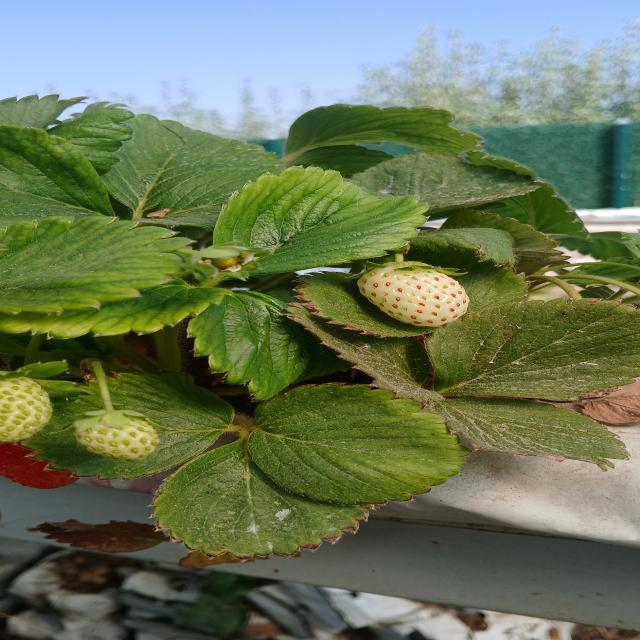
#> input picture samples/archive/detection/images/archive_image_001.jpg, 640 x 640 px; its folder holds only this picture in this run
$ python make_demo_clip.py
#> lines starting #> are read from the running program, lines starting #| are printed output that depends on the picture
### demo/paths.py
"""仓库内的路径解析。

同一个项目在不同布局下都能跑：
- GitHub 仓库（推荐）：  `<repo>/strawberry_cv/`、`<repo>/models/`、`<repo>/samples/`
- 本地工作区：          `<repo>/handoff_2026-11-22/strawberry_cv/`、`<repo>/handoff_2026-11-22/work_merged/...`
"""

from __future__ import annotations

import sys
from pathlib import Path

REPO_ROOT = Path(__file__).resolve().parents[1]

# ---------------------------------------------------------------- strawberry_cv 包


def find_package_dir() -> Path:
    """返回包含 `strawberry_cv` 包的那一层目录（也就是项目根）。"""
    candidates = [
        REPO_ROOT,
        REPO_ROOT / "handoff_2026-11-22",
    ]
    for cand in candidates:
        if (cand / "strawberry_cv" / "__init__.py").exists():
            return cand
    return REPO_ROOT


PACKAGE_DIR = find_package_dir()


# [57 lines left out: functions ensure_importable, _first_existing, find_weights, find_dataset_dir, not called in this run]


def images_dir(name: str) -> Path | None:
    base = find_dataset_dir(name)
    return base / "detection" / "images" if base else None


def labels_dir(name: str) -> Path | None:
    base = find_dataset_dir(name)
    return base / "detection" / "labels" if base else None

### strawberry_cv/utils/image_io.py
"""中文路径安全的图片读写。"""

from __future__ import annotations

from pathlib import Path

import cv2
import numpy as np


def imread(path: str | Path, flags: int = cv2.IMREAD_COLOR) -> np.ndarray | None:
    """cv2.imread 在 Windows 中文路径下可能返回 None，这里走 imdecode。"""
#> called with flags = 1
    data = np.fromfile(str(path), dtype=np.uint8)
    if data.size == 0:
        return None
    return cv2.imdecode(data, flags)
#> returned value is the input picture: shape (640, 640, 3); mean B, G, R 89.1, 118.8, 105.6


# [17 lines left out: functions imwrite, image_size, not called in this run]


def to_rgb(image: np.ndarray) -> np.ndarray:
    return cv2.cvtColor(image, cv2.COLOR_BGR2RGB)


# [4 lines left out: function to_gray, not called in this run]

### demo/demo_core.py
"""草莓成熟度检测 Demo —— 核心模块。

两阶段推理：
  1) YOLO 检测器找出画面里每一颗草莓
  2) ResNet18 对每颗草莓的 ROI 裁剪做成熟度三分类（ripe / half / unripe）

本模块只负责"模型 + 推理 + 渲染"，命令行交互在 strawberry_demo.py。
"""

from __future__ import annotations

import csv
import json
import os
import sys
import time
from collections import Counter
from dataclasses import dataclass, field
from pathlib import Path

import numpy as np

# 让 demo 目录可以直接运行：把算法包根目录加入 sys.path
try:
    from paths import PACKAGE_DIR as _PKG_ROOT  # noqa: E402
except ImportError:  # pragma: no cover - 直接以脚本方式运行时
    _PKG_ROOT = Path(__file__).resolve().parents[1] / "handoff_2026-11-22"
if str(_PKG_ROOT) not in sys.path:
    sys.path.insert(0, str(_PKG_ROOT))

from strawberry_cv.constants import CLASS_NAMES  # noqa: E402
from strawberry_cv.data.roi import crop_roi  # noqa: E402
from strawberry_cv.utils.image_io import imread, imwrite  # noqa: E402

# ---------------------------------------------------------------- 配色与文案

# BGR。ripe 用红、half 用橙、unripe 用绿，和「红=熟」的自然认知一致。
STATE_COLORS: dict[str, tuple[int, int, int]] = {
    "ripe": (48, 48, 220),      # BGR 偏红
    "half": (0, 165, 255),      # BGR 橙
    "unripe": (96, 200, 96),    # BGR 绿
    "unknown": (180, 180, 180),
}
STATE_CN: dict[str, str] = {
    "ripe": "成熟",
    "half": "半熟",
    "unripe": "未熟",
    "unknown": "未知",
}
# 成熟度权重：成熟 1.0，半熟 0.5，未熟 0
STATE_WEIGHT: dict[str, float] = {"ripe": 1.0, "half": 0.5, "unripe": 0.0}

IMAGE_EXTS = (".jpg", ".jpeg", ".png", ".bmp", ".webp")


# ---------------------------------------------------------------- 中文文字渲染
#
# OpenCV 的 cv2.putText 只能画 Hershey 字体，中文会变成 "???"，
# 所以所有中文文字改用 PIL 渲染（系统自带微软雅黑/黑体）。

_FONT_CANDIDATES = (
    r"C:\Windows\Fonts\msyh.ttc",       # 微软雅黑
    r"C:\Windows\Fonts\msyhbd.ttc",     # 微软雅黑 Bold
    r"C:\Windows\Fonts\simhei.ttf",     # 黑体
    r"C:\Windows\Fonts\simsun.ttc",     # 宋体
    r"C:\Windows\Fonts\Deng.ttf",       # 等线
    r"C:\Windows\Fonts\arial.ttf",      # 纯 ASCII 兜底
)
_FONT_CACHE: dict[int, object] = {}
_FONT_PATH: str | None = None


# [37 lines left out: functions _load_font, has_cjk_font, not called in this run]


class TextRenderer:
    """把 BGR numpy 图转成 PIL 图来画中文，最后再转回 BGR。"""

    # [7 lines left out: function __init__, not called in this run]

    def font(self, size: int):
        return _load_font(max(8, int(size)))

    # [24 lines left out: functions size, text, rect, not called in this run]

    def result(self) -> np.ndarray:
        return np.asarray(self._pil)[:, :, ::-1].copy()


# ---------------------------------------------------------------- 数据结构


@dataclass
class Fruit:
    """一颗草莓的检测 + 分类结果。"""

    box: tuple[float, float, float, float]
    det_conf: float
    state: str
    state_conf: float
    probs: dict[str, float] = field(default_factory=dict)
    track_id: int | None = None
    gt_state: str | None = None   # 仅自检模式：对应的 GT 类别

    @property
    def cn(self) -> str:
        return STATE_CN.get(self.state, self.state)


@dataclass
class FrameReport:
    """一帧（一张图）的完整分析结果。"""

    fruits: list[Fruit]
    counts: Counter
    latency_ms: float
    frame_index: int = 0
    source: str = ""

    @property
    def total(self) -> int:
        return len(self.fruits)

    # [29 lines left out: functions maturity, to_dict, not called in this run]


# ---------------------------------------------------------------- 追踪


class SimpleTracker:
    """轻量 IoU 追踪：给同一颗草莓在视频里稳定分配 ID。

    不追求工业级精度（换 ByteTrack / BoT-SORT 需另装依赖），只保证
    "同一颗草莓前后帧 ID 不乱跳"，够 demo 用了。
    """

    # [44 lines left out: functions __init__, _iou, update, not called in this run]


# ---------------------------------------------------------------- Demo 主体


class MaturityDemo:
    """成熟度检测 Demo。

    检测器与分类器都做成可选：缺权重时自动降级
    （只有分类器 → 只对整图分类；都没有 → 只做数据自检），
    保证在没有权重的机器上也能把程序跑起来看到界面。
    """

    # [262 lines left out: functions __init__, _load_detector, _load_classifier, analyze, render, _panel_geometry and 3 more, not called in this run]


# ---------------------------------------------------------------- 便捷函数


def list_images(folder: str | Path) -> list[Path]:
    folder = Path(folder)
    return sorted(p for p in folder.iterdir() if p.suffix.lower() in IMAGE_EXTS)


# [17 lines left out: functions load_gt_boxes, save_image, not called in this run]


def read_image(path: str | Path) -> np.ndarray | None:
    return imread(path)


# [46 lines left out: function open_video, not called in this run]


class UnicodeVideoWriter:
    """中文路径安全的视频写出器。

    cv2.VideoWriter 在 Windows 中文路径下会静默失败（写出 0 字节），
    所以先写到系统临时目录（纯 ASCII 路径），关闭后再搬过去。
    """

    def __init__(self, path: str | Path, fps: float, size: tuple[int, int],
                 codec: str = "mp4v"):
        import shutil
        import tempfile

        import cv2

        self._final = Path(path)
        self._final.parent.mkdir(parents=True, exist_ok=True)
        fd, tmp = tempfile.mkstemp(suffix=".mp4")
        os.close(fd)
        self._tmp = Path(tmp)
        self._writer = cv2.VideoWriter(
            str(self._tmp), cv2.VideoWriter_fourcc(*codec), float(fps), size
        )
        self._shutil = shutil

    def write(self, frame: np.ndarray) -> None:
        self._writer.write(frame)

    def close(self) -> Path:
        self._writer.release()
        if self._final.exists():
            self._final.unlink()
        self._shutil.move(str(self._tmp), str(self._final))
        return self._final

    def __enter__(self):
        return self

    def __exit__(self, *exc):
        try:
            self.close()
        except Exception:
            pass
        return False

### demo/tools/make_demo_clip.py
"""用数据集图片合成一段短视频，用于演示 demo 的视频模式与目标追踪。

温室连拍风格的平移序列：每帧取一张图，模拟摄像机缓慢移动。
"""
from __future__ import annotations

import argparse
import sys
from pathlib import Path

import cv2
import numpy as np

sys.path.insert(0, str(Path(__file__).resolve().parent.parent))
sys.path.insert(0, str(Path(__file__).resolve().parents[2] / "handoff_2026-11-22"))

from demo_core import UnicodeVideoWriter  # noqa: E402
from strawberry_cv.utils.image_io import imread  # noqa: E402


def main() -> None:
    ap = argparse.ArgumentParser(description="合成演示视频")
    ap.add_argument("--dataset", default="archive", choices=["archive", "v1"])
    ap.add_argument("--out", default=r"E:\临时\demo_out\demo_clip.mp4")
    ap.add_argument("--frames", type=int, default=60)
    ap.add_argument("--fps", type=int, default=15)
    ap.add_argument("--pan", type=float, default=3.0, help="每帧平移像素")
    args = ap.parse_args()

    root = Path(r"E:\临时\datasets")
    src = (root / "strawberry_archive_v1/detection/images" if args.dataset == "archive"
           else root / "strawberry_v1/detection/images")
    images = sorted(src.glob("*.jpg"))
    if not images:
        raise SystemExit(f"没有找到图片：{src}")

    size = (640, 640)
    out = Path(args.out)
    written = 0
    with UnicodeVideoWriter(out, args.fps, size) as writer:
        for i in range(args.frames):
            path = images[i % len(images)]
            frame = imread(path)
            if frame is None:
                continue
            frame = cv2.resize(frame, size)
            # 轻微平移，模拟手持晃动
            dx = int(round(args.pan * (i % 12)))
            dy = int(round(args.pan * 0.5 * ((i + 3) % 9)))
            matrix = np.float32([[1, 0, dx], [0, 1, dy]])
            frame = cv2.warpAffine(frame, matrix, size, borderMode=cv2.BORDER_REPLICATE)
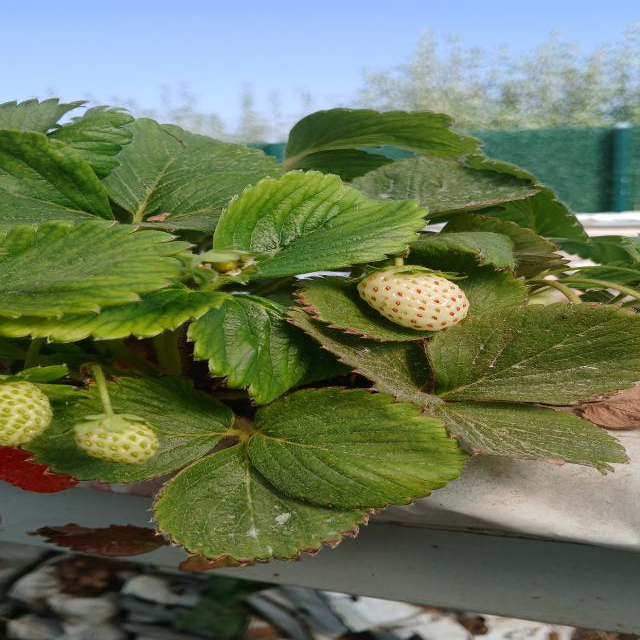
#> frame: shape (640, 640, 3); mean B, G, R 90.2, 119.4, 106
            writer.write(frame)
            written += 1

    print(f"已生成 {out}（{written} 帧 / {args.fps} fps / {size[0]}x{size[1]}）")


if __name__ == "__main__":
    import numpy as np

    main()
